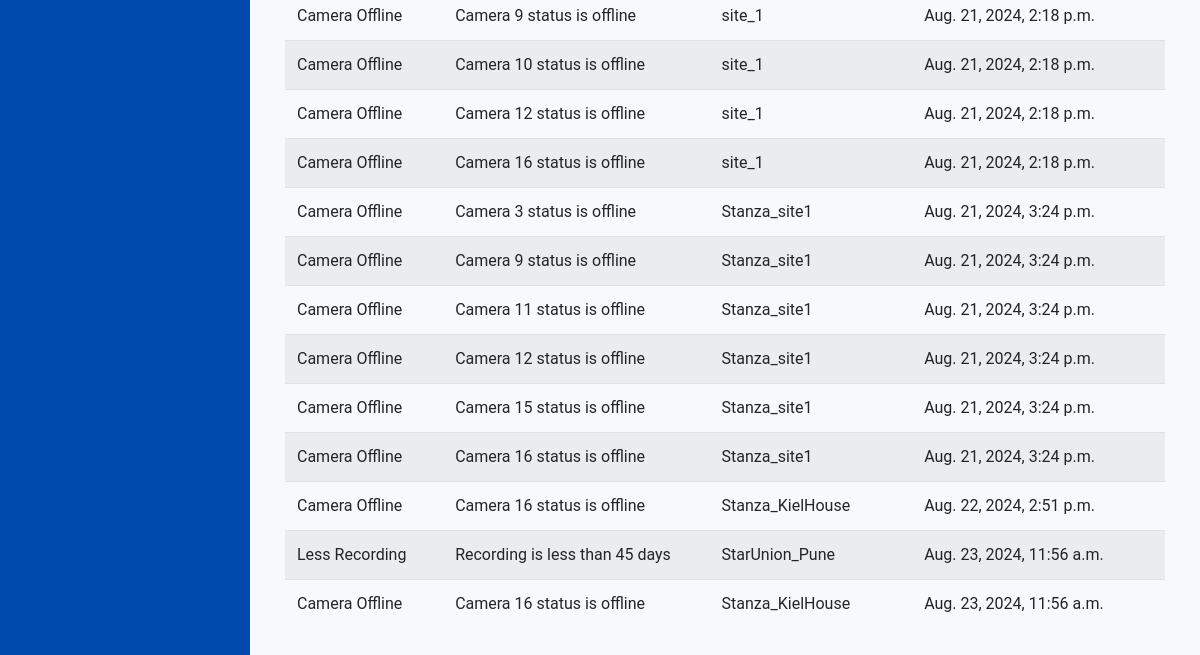
Before: /HM1/dismissed_alerts/ (signed in, lower part) with the older database file.
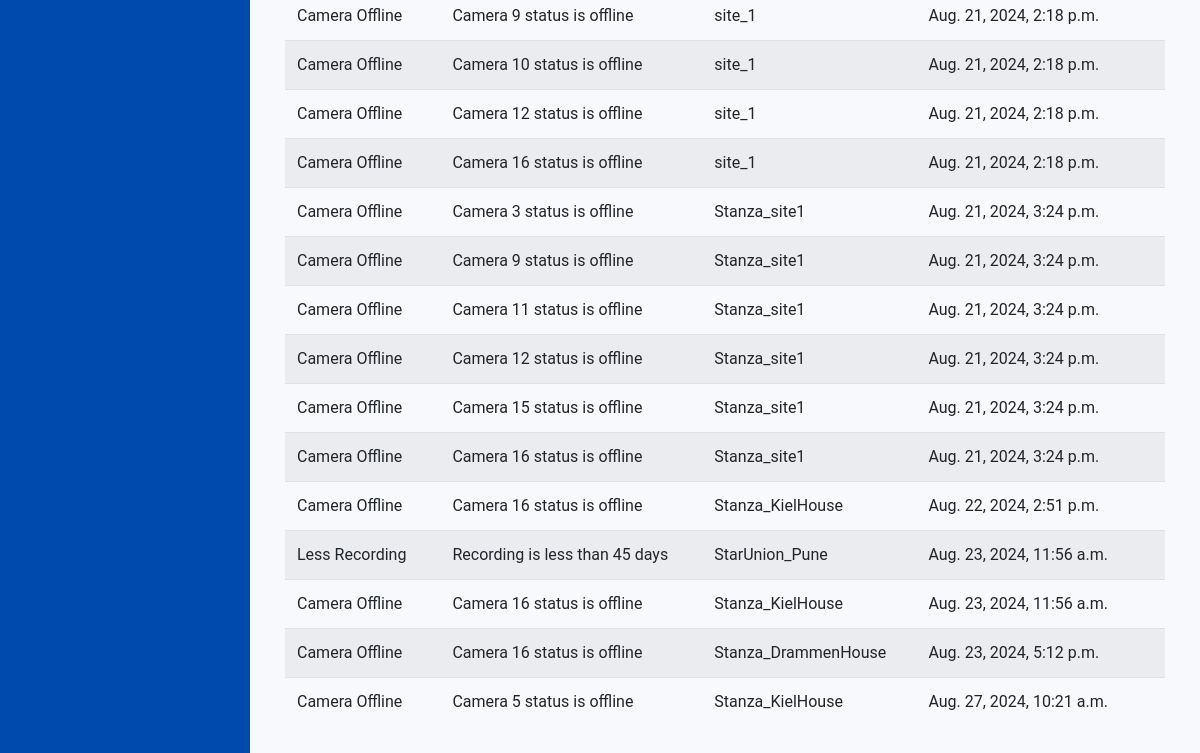
After: the same page with the newer database file.
### HM1/models.py (models this page shows, shortened)
class Alert(models.Model):
    ALERT_TYPE_CHOICES = [
        ('camera', 'Camera Offline'),
        ('nvr_dvr', 'NVR/DVR Offline'),
        ('hdd', 'HDD Abnormal'),
        ('time_mismatch', 'Time Mismatch'),
        ('recording', 'Less Recording'),
    ]
    ALERT_TYPE_CHOICES_DICT = dict(ALERT_TYPE_CHOICES)
    alert_type = models.CharField(max_length=50, choices=ALERT_TYPE_CHOICES)
    message = models.TextField()
    source = models.CharField(max_length=100)
    created_at = models.DateTimeField(auto_now_add=True)
    is_resolved = models.BooleanField(default=False)
    is_dismissed = models.BooleanField(default=False)

### HM1/views.py (the view)
# urls.py: path('dismissed_alerts/', views.dismissed_alerts, name='dismissed_alerts'),
@login_required
def dismissed_alerts(request):
    alerts = Alert.objects.filter(is_dismissed=True)
    return render(request, 'HM1/dismissed_alerts.html', {'alerts': alerts})

### HM1/templates/HM1/dismissed_alerts.html (shortened to what this page needs)
{% extends 'base.html' %}
{% block content %}
<div class="container">
    <table class="table table-striped">
        <tbody>
            {% for alert in alerts %}
            <tr>
                <td>{{ alert.get_alert_type_display }}</td>
                <td>{{ alert.message }}</td>
                <td>{{ alert.source }}</td>
                <td>{{ alert.created_at }}</td>
                <td>{{ alert.updated_at }}</td>
            </tr>
            {% endfor %}
        </tbody>
    </table>
</div>
{% endblock %}

Changed rows visible on the page:
now on this page (row edited): Alert: alert_type "Camera Offline", message "Camera 16 status is offline", source "Stanza_DrammenHouse", created_at "Aug. 23, 2024, 5:12 p.m."
now on this page (row edited): Alert: alert_type "Camera Offline", message "Camera 5 status is offline", source "Stanza_KielHouse", created_at "Aug. 27, 2024, 10:21 a.m."
